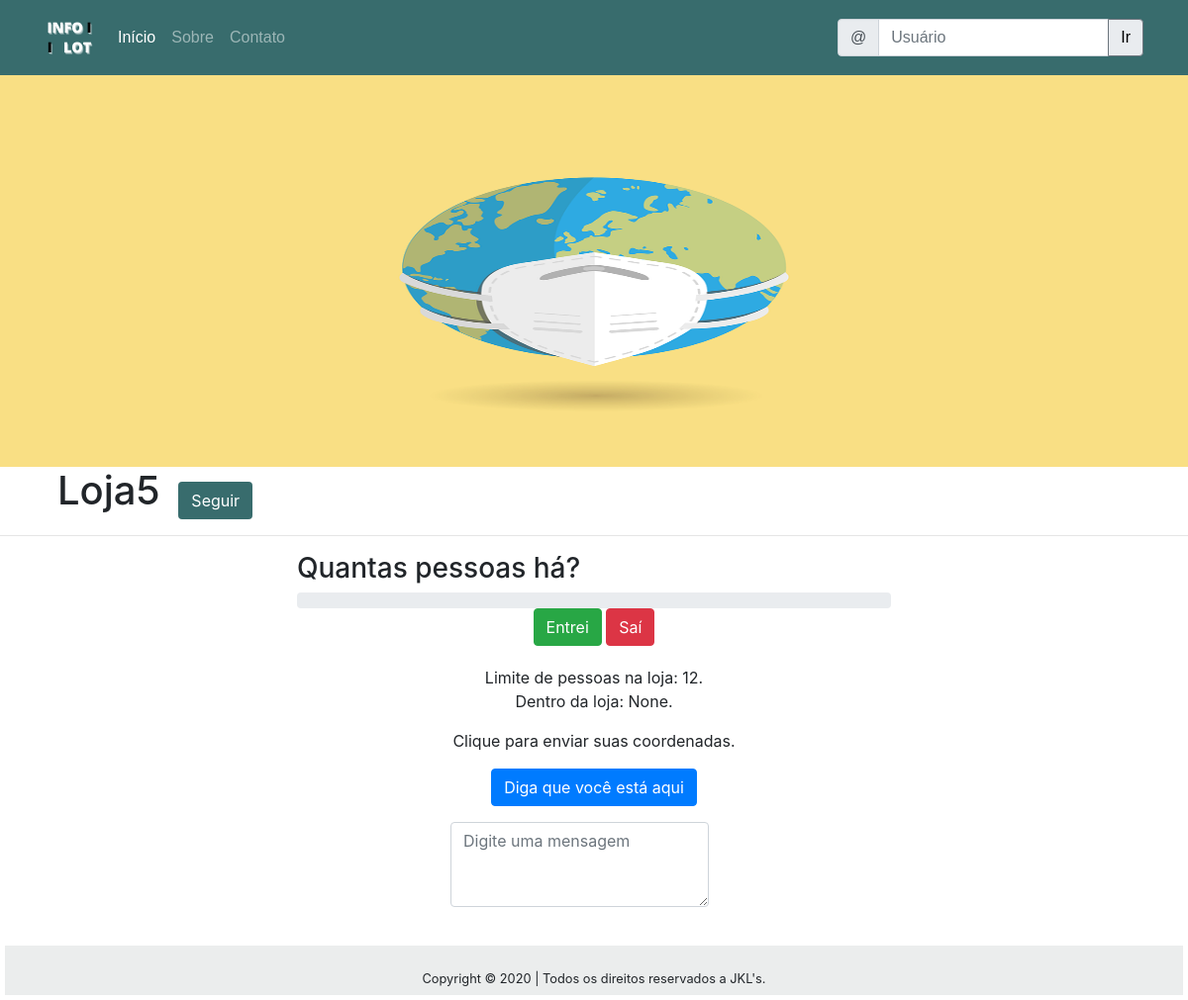
The app's page /feed/2, older data.
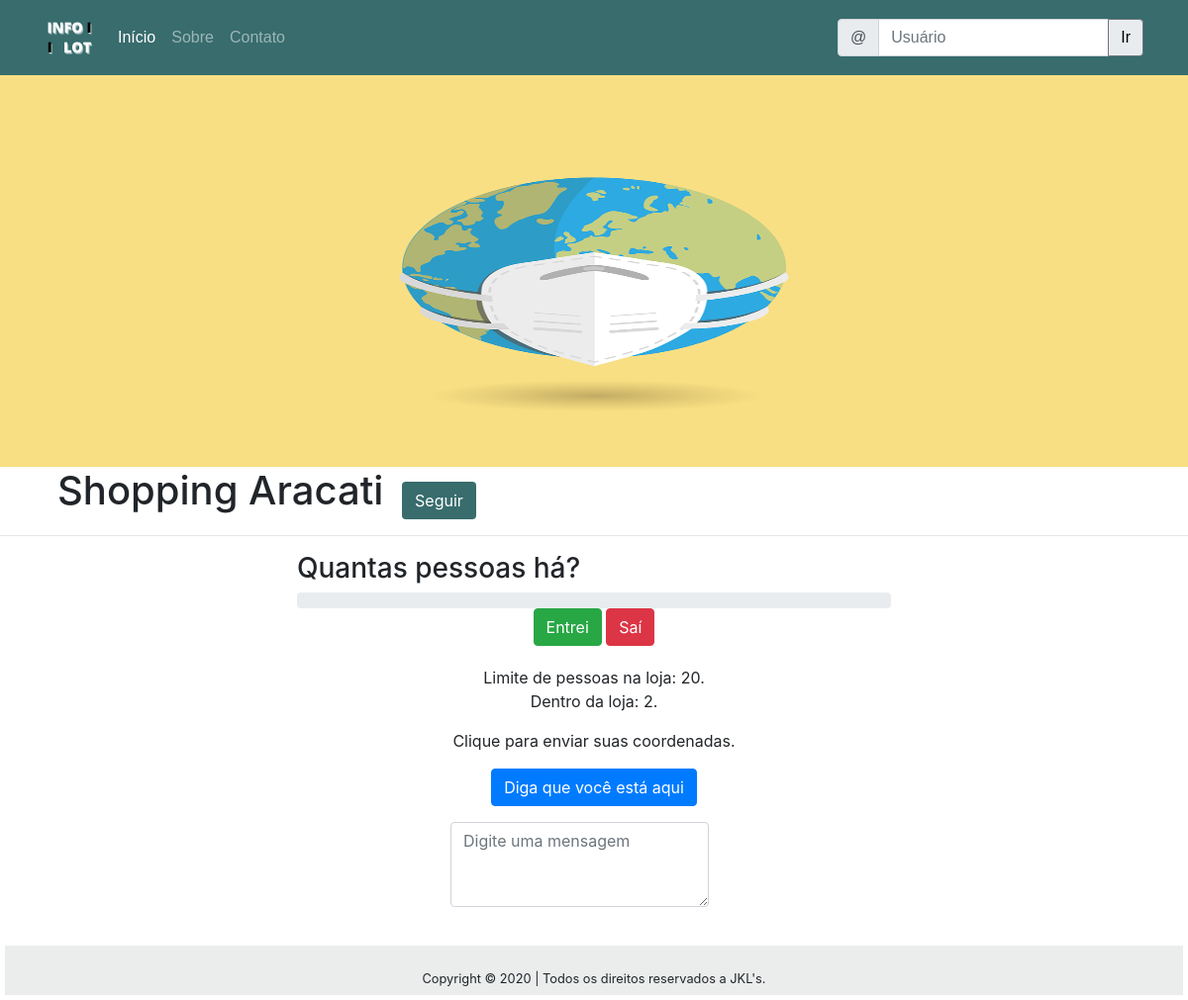
The same page, newer data.
### rede_social/entidades.py (models this page shows)
class Loja(db.Model):
    id = db.Column(db.Integer, primary_key=True)
    nomeLoja = db.Column(db.String(100), unique=True, nullable=False)
    emailLoja = db.Column(db.String(100), unique=True, nullable=False)
    limite = db.Column(db.Integer, nullable=False)
    cnpj = db.Column(db.String(100), unique=True, nullable=False)
    latitude = db.Column(db.String(100), unique=True, nullable=False)
    longitude = db.Column(db.String(100), unique=True, nullable=False)
    area = db.Column(db.String(100), nullable=False)
    ocupacaoDaLoja = db.Column(db.Integer)
    senhaLoja = db.Column(db.String(100), nullable=False)

### rede_social/routes.py (the view)
@app.route('/feed/<int:id>')
def feed_loja(id):
    qualLoja = Loja.query.get(id)
    return render_template('feed.html',
                            nome = qualLoja.nomeLoja,
                            limite = qualLoja.limite,
                            id = id,
                            ContaUm = qualLoja.ocupacaoDaLoja
                            )

### rede_social/templates/feed.html (shortened to what this page needs)
{% extends "layout.html" %}
{% block conteudo %}
    <div>
        <img src="../static/img/mundo-mask.png" class="banner" alt="" /><br>
    </div>
    <div>
        <h1 class="p-2 bd-highlight"> {{nome}} </h1>
        <button class="botao btn">Seguir</button>
    </div><hr>
    <div class="progresso-title">
        <h3>Quantas pessoas há?</h3>
    </div>
    <div class="progress progresso text-center">
</div>
<div class="text-center">
    <button class="btn btn-success" onclick="aumenta()">Entrei</button>
    <button class="btn btn-danger" onclick="diminui()">Saí</button>
</div>
    <div class="contador-pessoas text-center">
        Limite de pessoas na loja: {{limite}}.
        <p id="situacao">Dentro da loja: {{ContaUm}}.</p>
        <p>Clique para enviar suas coordenadas.</p>
        <form action="/checking" method="POST">
            <input type="submit" value="Diga que você está aqui" name="check" class="btn btn-primary">
        </form>
    <div class="area-texto">
        <textarea class="form-control" id="exampleFormControlTextarea1" rows="3" placeholder="Digite uma mensagem"></textarea>
    </div>
{% endblock %}

Row changes from the older to the newer data that the page shows:
changed Loja: nomeLoja "Loja5" → "Shopping Aracati"
Text that changed along with them:
{{ limite }}: "12" → "20"
{{ ContaUm }}: "None" → "2"
